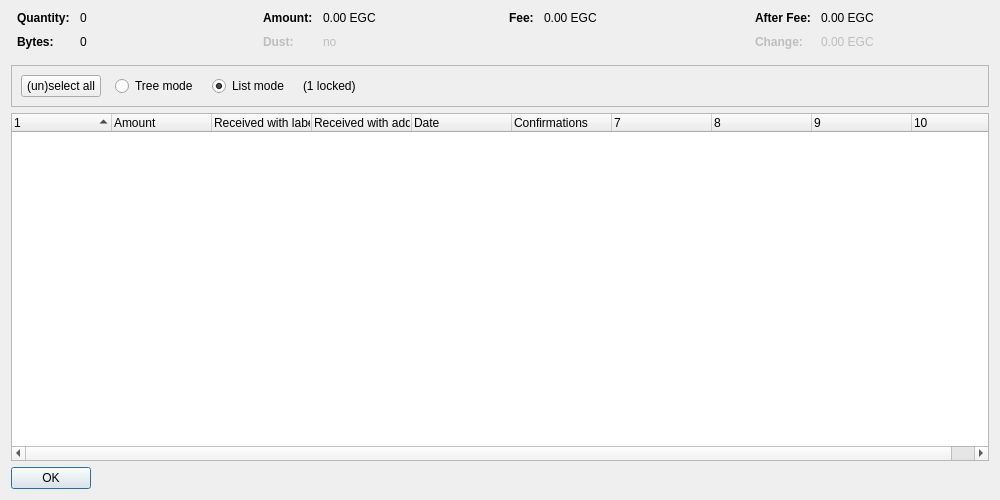
<?xml version="1.0" encoding="UTF-8"?>
<ui version="4.0">
 <class>CoinControlDialog</class>
 <widget class="QDialog" name="CoinControlDialog">
  <property name="geometry">
   <rect>
    <x>0</x>
    <y>0</y>
    <width>1000</width>
    <height>500</height>
   </rect>
  </property>
  <property name="windowTitle">
   <string>Coin Selection</string>
  </property>
  <layout class="QVBoxLayout" name="verticalLayout">
   <item>
    <layout class="QHBoxLayout" name="horizontalLayoutTop" stretch="0,0,0,0">
     <property name="topMargin">
      <number>0</number>
     </property>
     <property name="bottomMargin">
      <number>10</number>
     </property>
     <item>
      <layout class="QFormLayout" name="formLayoutCoinControl1">
       <property name="horizontalSpacing">
        <number>10</number>
       </property>
       <property name="verticalSpacing">
        <number>10</number>
       </property>
       <property name="leftMargin">
        <number>6</number>
       </property>
       <property name="rightMargin">
        <number>6</number>
       </property>
       <item row="0" column="0">
        <widget class="QLabel" name="labelCoinControlQuantityText">
         <property name="font">
          <font>
           <weight>75</weight>
           <bold>true</bold>
          </font>
         </property>
         <property name="text">
          <string>Quantity:</string>
         </property>
        </widget>
       </item>
       <item row="0" column="1">
        <widget class="QLabel" name="labelCoinControlQuantity">
         <property name="cursor">
          <cursorShape>IBeamCursor</cursorShape>
         </property>
         <property name="contextMenuPolicy">
          <enum>Qt::ActionsContextMenu</enum>
         </property>
         <property name="text">
          <string notr="true">0</string>
         </property>
         <property name="textInteractionFlags">
          <set>Qt::LinksAccessibleByMouse|Qt::TextSelectableByKeyboard|Qt::TextSelectableByMouse</set>
         </property>
        </widget>
       </item>
       <item row="1" column="0">
        <widget class="QLabel" name="labelCoinControlBytesText">
         <property name="font">
          <font>
           <weight>75</weight>
           <bold>true</bold>
          </font>
         </property>
         <property name="text">
          <string>Bytes:</string>
         </property>
        </widget>
       </item>
       <item row="1" column="1">
        <widget class="QLabel" name="labelCoinControlBytes">
         <property name="cursor">
          <cursorShape>IBeamCursor</cursorShape>
         </property>
         <property name="contextMenuPolicy">
          <enum>Qt::ActionsContextMenu</enum>
         </property>
         <property name="text">
          <string notr="true">0</string>
         </property>
         <property name="textInteractionFlags">
          <set>Qt::LinksAccessibleByMouse|Qt::TextSelectableByKeyboard|Qt::TextSelectableByMouse</set>
         </property>
        </widget>
       </item>
      </layout>
     </item>
     <item>
      <layout class="QFormLayout" name="formLayoutCoinControl2">
       <property name="horizontalSpacing">
        <number>10</number>
       </property>
       <property name="verticalSpacing">
        <number>10</number>
       </property>
       <property name="leftMargin">
        <number>6</number>
       </property>
       <property name="rightMargin">
        <number>6</number>
       </property>
       <item row="0" column="0">
        <widget class="QLabel" name="labelCoinControlAmountText">
         <property name="font">
          <font>
           <weight>75</weight>
           <bold>true</bold>
          </font>
         </property>
         <property name="text">
          <string>Amount:</string>
         </property>
        </widget>
       </item>
       <item row="0" column="1">
        <widget class="QLabel" name="labelCoinControlAmount">
         <property name="cursor">
          <cursorShape>IBeamCursor</cursorShape>
         </property>
         <property name="contextMenuPolicy">
          <enum>Qt::ActionsContextMenu</enum>
         </property>
         <property name="text">
          <string notr="true">0.00 EGC</string>
         </property>
         <property name="textInteractionFlags">
          <set>Qt::LinksAccessibleByMouse|Qt::TextSelectableByKeyboard|Qt::TextSelectableByMouse</set>
         </property>
        </widget>
       </item>
       <item row="1" column="0">
        <widget class="QLabel" name="labelCoinControlLowOutputText">
         <property name="enabled">
          <bool>false</bool>
         </property>
         <property name="font">
          <font>
           <weight>75</weight>
           <bold>true</bold>
          </font>
         </property>
         <property name="text">
          <string>Dust:</string>
         </property>
        </widget>
       </item>
       <item row="1" column="1">
        <widget class="QLabel" name="labelCoinControlLowOutput">
         <property name="enabled">
          <bool>false</bool>
         </property>
         <property name="cursor">
          <cursorShape>IBeamCursor</cursorShape>
         </property>
         <property name="contextMenuPolicy">
          <enum>Qt::ActionsContextMenu</enum>
         </property>
         <property name="text">
          <string notr="true">no</string>
         </property>
         <property name="textInteractionFlags">
          <set>Qt::LinksAccessibleByMouse|Qt::TextSelectableByKeyboard|Qt::TextSelectableByMouse</set>
         </property>
        </widget>
       </item>
      </layout>
     </item>
     <item>
      <layout class="QFormLayout" name="formLayoutCoinControl3">
       <property name="horizontalSpacing">
        <number>10</number>
       </property>
       <property name="verticalSpacing">
        <number>10</number>
       </property>
       <property name="leftMargin">
        <number>6</number>
       </property>
       <property name="rightMargin">
        <number>6</number>
       </property>
       <item row="0" column="0">
        <widget class="QLabel" name="labelCoinControlFeeText">
         <property name="font">
          <font>
           <weight>75</weight>
           <bold>true</bold>
          </font>
         </property>
         <property name="text">
          <string>Fee:</string>
         </property>
        </widget>
       </item>
       <item row="0" column="1">
        <widget class="QLabel" name="labelCoinControlFee">
         <property name="cursor">
          <cursorShape>IBeamCursor</cursorShape>
         </property>
         <property name="contextMenuPolicy">
          <enum>Qt::ActionsContextMenu</enum>
         </property>
         <property name="text">
          <string notr="true">0.00 EGC</string>
         </property>
         <property name="textInteractionFlags">
          <set>Qt::LinksAccessibleByMouse|Qt::TextSelectableByKeyboard|Qt::TextSelectableByMouse</set>
         </property>
        </widget>
       </item>
      </layout>
     </item>
     <item>
      <layout class="QFormLayout" name="formLayoutCoinControl4">
       <property name="horizontalSpacing">
        <number>10</number>
       </property>
       <property name="verticalSpacing">
        <number>10</number>
       </property>
       <property name="leftMargin">
        <number>6</number>
       </property>
       <property name="rightMargin">
        <number>6</number>
       </property>
       <item row="0" column="0">
        <widget class="QLabel" name="labelCoinControlAfterFeeText">
         <property name="font">
          <font>
           <weight>75</weight>
           <bold>true</bold>
          </font>
         </property>
         <property name="text">
          <string>After Fee:</string>
         </property>
        </widget>
       </item>
       <item row="0" column="1">
        <widget class="QLabel" name="labelCoinControlAfterFee">
         <property name="cursor">
          <cursorShape>IBeamCursor</cursorShape>
         </property>
         <property name="contextMenuPolicy">
          <enum>Qt::ActionsContextMenu</enum>
         </property>
         <property name="text">
          <string notr="true">0.00 EGC</string>
         </property>
         <property name="textInteractionFlags">
          <set>Qt::LinksAccessibleByMouse|Qt::TextSelectableByKeyboard|Qt::TextSelectableByMouse</set>
         </property>
        </widget>
       </item>
       <item row="1" column="0">
        <widget class="QLabel" name="labelCoinControlChangeText">
         <property name="enabled">
          <bool>false</bool>
         </property>
         <property name="font">
          <font>
           <weight>75</weight>
           <bold>true</bold>
          </font>
         </property>
         <property name="text">
          <string>Change:</string>
         </property>
        </widget>
       </item>
       <item row="1" column="1">
        <widget class="QLabel" name="labelCoinControlChange">
         <property name="enabled">
          <bool>false</bool>
         </property>
         <property name="cursor">
          <cursorShape>IBeamCursor</cursorShape>
         </property>
         <property name="contextMenuPolicy">
          <enum>Qt::ActionsContextMenu</enum>
         </property>
         <property name="text">
          <string notr="true">0.00 EGC</string>
         </property>
         <property name="textInteractionFlags">
          <set>Qt::LinksAccessibleByMouse|Qt::TextSelectableByKeyboard|Qt::TextSelectableByMouse</set>
         </property>
        </widget>
       </item>
      </layout>
     </item>
    </layout>
   </item>
   <item>
    <widget class="QFrame" name="frame">
     <property name="minimumSize">
      <size>
       <width>0</width>
       <height>40</height>
      </size>
     </property>
     <property name="frameShape">
      <enum>QFrame::StyledPanel</enum>
     </property>
     <property name="frameShadow">
      <enum>QFrame::Sunken</enum>
     </property>
     <layout class="QHBoxLayout" name="horizontalLayout">
      <item>
       <layout class="QHBoxLayout" name="horizontalLayoutPanel" stretch="0,0,0,0,0">
        <property name="spacing">
         <number>14</number>
        </property>
        <item>
         <widget class="QPushButton" name="pushButtonSelectAll">
          <property name="sizePolicy">
           <sizepolicy hsizetype="Maximum" vsizetype="Fixed">
            <horstretch>0</horstretch>
            <verstretch>0</verstretch>
           </sizepolicy>
          </property>
          <property name="text">
           <string>(un)select all</string>
          </property>
          <property name="autoDefault">
           <bool>false</bool>
          </property>
         </widget>
        </item>
        <item>
         <widget class="QRadioButton" name="radioTreeMode">
          <property name="sizePolicy">
           <sizepolicy hsizetype="Maximum" vsizetype="Fixed">
            <horstretch>0</horstretch>
            <verstretch>0</verstretch>
           </sizepolicy>
          </property>
          <property name="text">
           <string>Tree mode</string>
          </property>
         </widget>
        </item>
        <item>
         <widget class="QRadioButton" name="radioListMode">
          <property name="sizePolicy">
           <sizepolicy hsizetype="Maximum" vsizetype="Fixed">
            <horstretch>0</horstretch>
            <verstretch>0</verstretch>
           </sizepolicy>
          </property>
          <property name="text">
           <string>List mode</string>
          </property>
          <property name="checked">
           <bool>true</bool>
          </property>
         </widget>
        </item>
        <item>
         <widget class="QLabel" name="labelLocked">
          <property name="text">
           <string notr="true">(1 locked)</string>
          </property>
         </widget>
        </item>
        <item>
         <spacer name="horizontalSpacer">
          <property name="orientation">
           <enum>Qt::Horizontal</enum>
          </property>
          <property name="sizeHint" stdset="0">
           <size>
            <width>40</width>
            <height>20</height>
           </size>
          </property>
         </spacer>
        </item>
       </layout>
      </item>
     </layout>
    </widget>
   </item>
   <item>
    <widget class="CoinControlTreeWidget" name="treeWidget">
     <property name="contextMenuPolicy">
      <enum>Qt::CustomContextMenu</enum>
     </property>
     <property name="sortingEnabled">
      <bool>false</bool>
     </property>
     <property name="columnCount">
      <number>10</number>
     </property>
     <attribute name="headerShowSortIndicator" stdset="0">
      <bool>true</bool>
     </attribute>
     <attribute name="headerStretchLastSection">
      <bool>false</bool>
     </attribute>
     <column>
      <property name="text">
       <string/>
      </property>
     </column>
     <column>
      <property name="text">
       <string>Amount</string>
      </property>
     </column>
     <column>
      <property name="text">
       <string>Received with label</string>
      </property>
     </column>
     <column>
      <property name="text">
       <string>Received with address</string>
      </property>
     </column>
     <column>
      <property name="text">
       <string>Date</string>
      </property>
     </column>
     <column>
      <property name="text">
       <string>Confirmations</string>
      </property>
      <property name="toolTip">
       <string>Confirmed</string>
      </property>
     </column>
     <column>
      <property name="text">
       <string/>
      </property>
     </column>
     <column>
      <property name="text">
       <string/>
      </property>
     </column>
     <column>
      <property name="text">
       <string/>
      </property>
     </column>
     <column>
      <property name="text">
       <string/>
      </property>
     </column>
    </widget>
   </item>
   <item>
    <widget class="QDialogButtonBox" name="buttonBox">
     <property name="sizePolicy">
      <sizepolicy hsizetype="Maximum" vsizetype="Fixed">
       <horstretch>0</horstretch>
       <verstretch>0</verstretch>
      </sizepolicy>
     </property>
     <property name="orientation">
      <enum>Qt::Horizontal</enum>
     </property>
     <property name="standardButtons">
      <set>QDialogButtonBox::Ok</set>
     </property>
    </widget>
   </item>
  </layout>
 </widget>
 <customwidgets>
  <customwidget>
   <class>CoinControlTreeWidget</class>
   <extends>QTreeWidget</extends>
   <header>coincontroltreewidget.h</header>
  </customwidget>
 </customwidgets>
 <resources/>
 <connections/>
</ui>
